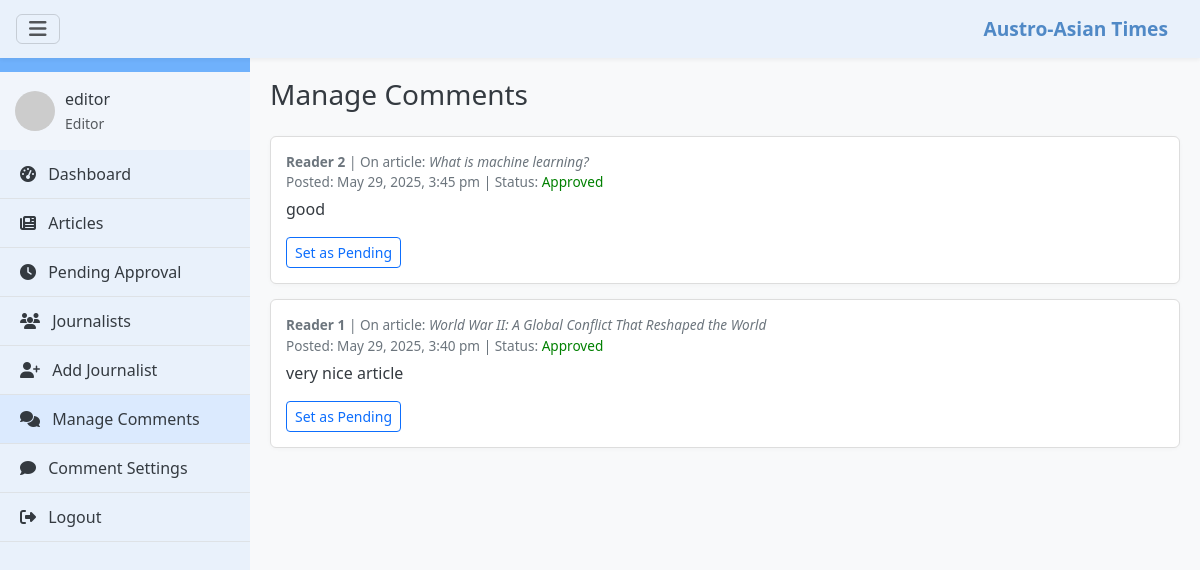
/manage_comment.php (signed in), run on the app's committed database.
### tables this page shows
CREATE TABLE `comments` (
  `comment_id` int(11) NOT NULL,
  `article_id` int(11) DEFAULT NULL,
  `content` text NOT NULL,
  `created_at` timestamp NOT NULL DEFAULT current_timestamp(),
  `name` text NOT NULL,
  `status` enum('pending','approved') NOT NULL DEFAULT 'pending'
);

CREATE TABLE `articles` (
  `article_id` int(11) NOT NULL,
  `title` varchar(255) NOT NULL,
  `content` text NOT NULL,
  `image_url` varchar(255) DEFAULT NULL,
  `status` enum('draft','pending','approved','declined') DEFAULT 'draft',
  `created_at` timestamp NOT NULL DEFAULT current_timestamp(),
  `updated_at` timestamp NOT NULL DEFAULT current_timestamp() ON UPDATE current_timestamp(),
  `author_id` int(11) DEFAULT NULL
);

### manage_comment.php (the view, shortened to what this page needs)
<?php
require_once 'db.php';
$user_role = $_SESSION['role'];
if ($user_role === 'editor') {
    $sql = "SELECT c.comment_id, c.name, c.content, c.status, c.created_at, a.title
            FROM comments c
            JOIN articles a ON c.article_id = a.article_id
            ORDER BY c.created_at DESC";
    $stmt = $conn->prepare($sql);
}
$stmt->execute();
$result = $stmt->get_result();
?>
<!DOCTYPE html>
<html lang="en">
<head>
    <link href="https://cdn.jsdelivr.net/npm/bootstrap@5.3.3/dist/css/bootstrap.min.css" rel="stylesheet">
    <link href="https://cdnjs.cloudflare.com/ajax/libs/font-awesome/6.4.0/css/all.min.css" rel="stylesheet">
</head>
<body>
    <nav class="navbar">
        <button class="navbar-toggler" id="toggleSidebar"><i class="fas fa-bars"></i></button>
        <div class="navbar-brand">Austro-Asian Times</div>
    </nav>
    <div class="sidebar" id="sidebar">
        <div class="sidebar-header">
            <h5>Editor Dashboard</h5>
        </div>
        <div class="user-profile">
            <img src="https://ui-avatars.com/api/?name=<?= urlencode($_SESSION['username']) ?>&background=random" alt="User">
            <div>
                <div><?= htmlspecialchars($_SESSION['username']) ?></div>
                <small class="text-muted"><?= ucfirst($_SESSION['role']) ?></small>
            </div>
        </div>
        <ul class="sidebar-menu">
            <li><a href="editor_dashboard.php"><i class="fas fa-tachometer-alt me-2"></i> Dashboard</a></li>
            <li><a href="articles.php"><i class="fas fa-newspaper me-2"></i> Articles</a></li>
            <li><a href="pending.php"><i class="fas fa-clock me-2"></i> Pending Approval</a></li>
            <li><a href="journalists.php"><i class="fas fa-users me-2"></i> Journalists</a></li>
            <li><a href="add_journalist.php"><i class="fas fa-user-plus me-2"></i> Add Journalist</a></li>
            <li class="active"><a href="manage_comment.php"><i class="fas fa-comments me-2"></i> Manage Comments</a></li>
            <li><a href="comment_settings.php"><i class="fas fa-comment me-2"></i> Comment Settings</a></li>
            <li><a href="logout.php"><i class="fas fa-sign-out-alt me-2"></i> Logout</a></li>
        </ul>
    </div>
    <div class="main-content">
        <h3 class="mb-4">Manage Comments</h3>
        <?php while ($row = $result->fetch_assoc()): ?>
            <div class="comment-box">
                <div class="comment-meta">
                    <strong><?php echo htmlspecialchars($row['name']); ?></strong> |
                    On article: <em><?php echo htmlspecialchars($row['title']); ?></em><br>
                    Posted: <?php echo date('F j, Y, g:i a', strtotime($row['created_at'])); ?> |
                    Status: <span class="status-<?php echo $row['status']; ?>"><?php echo ucfirst($row['status']); ?></span>
                </div>
                <p><?php echo nl2br(htmlspecialchars($row['content'])); ?></p>
                <form method="POST" class="d-inline">
                    <button type="submit" class="btn btn-sm btn-outline-primary">
                        Set as <?php echo $row['status'] === 'approved' ? 'Pending' : 'Approved'; ?>
                    </button>
                </form>
            </div>
        <?php endwhile; ?>
    </div>
</body>
</html>

### manage_comment.php (style rules this page uses)
:root { --primary: #6fb1fc; --secondary: #c0e0f7; --background: #f8f9fa; --card-bg: #ffffff; --text-dark: #343a40; --text-muted: #6c757d; --sidebar-bg: #e9f1fb; --brand-color: #5089c6; }
body { background-color: var(--background); font-family: 'Segoe UI', Tahoma, Geneva, Verdana, sans-serif; color: var(--text-dark); margin: 0; }
.navbar { background: var(--sidebar-bg); box-shadow: 0 2px 4px rgba(0, 0, 0, 0.05); padding: 0.6rem 1rem; display: flex; justify-content: space-between; align-items: center; position: sticky; top: 0; z-index: 1100; }
.navbar-brand { margin-left: 10px; font-weight: bold; color: var(--brand-color); font-size: 1.2rem; display: flex; align-items: flex-end; }
.sidebar { position: fixed; top: 0; bottom: 0; left: -250px; width: 250px; background-color: var(--sidebar-bg); transition: left 0.3s ease; z-index: 1000; }
.sidebar-header { padding: 20px; background: var(--primary); color: white; text-align: center; }
.user-profile { display: flex; align-items: center; padding: 15px; background-color: #f1f5fb; }
.user-profile img { width: 40px; height: 40px; border-radius: 50%; margin-right: 10px; }
.sidebar-menu { list-style: none; padding: 0; margin: 0; }
.sidebar-menu li { padding: 12px 20px; border-bottom: 1px solid #dee2e6; }
.sidebar-menu li a { text-decoration: none; color: var(--text-dark); display: block; }
.sidebar-menu li.active, .sidebar-menu li:hover { background-color: #dbeafe; }
.main-content { margin-left: 0; padding: 20px; transition: margin-left 0.3s ease; }
@media (min-width: 768px) { .sidebar { left: 0; } }
@media (min-width: 768px) { .main-content { margin-left: 250px; } }
.comment-box { border: 1px solid #ddd; padding: 15px; border-radius: 6px; margin-bottom: 15px; background-color: var(--card-bg); box-shadow: 0 1px 4px rgba(0, 0, 0, 0.03); }
.comment-meta { font-size: 0.85rem; color: var(--text-muted); margin-bottom: 5px; }
.status-approved { color: green; }

### data on the page
comments: name "Reader 2", article.title "What is machine learning?", created_at "May 29, 2025, 3:45 pm", status "Approved", content "good", shows "Pending"
comments: name "Reader 1", article.title "World War II: A Global Conflict That Reshaped the World", created_at "May 29, 2025, 3:40 pm", status "Approved", content "very nice article", shows "Pending"

### other printed values
$_SESSION['username'] "editor"
$_SESSION['role'] "Editor"
